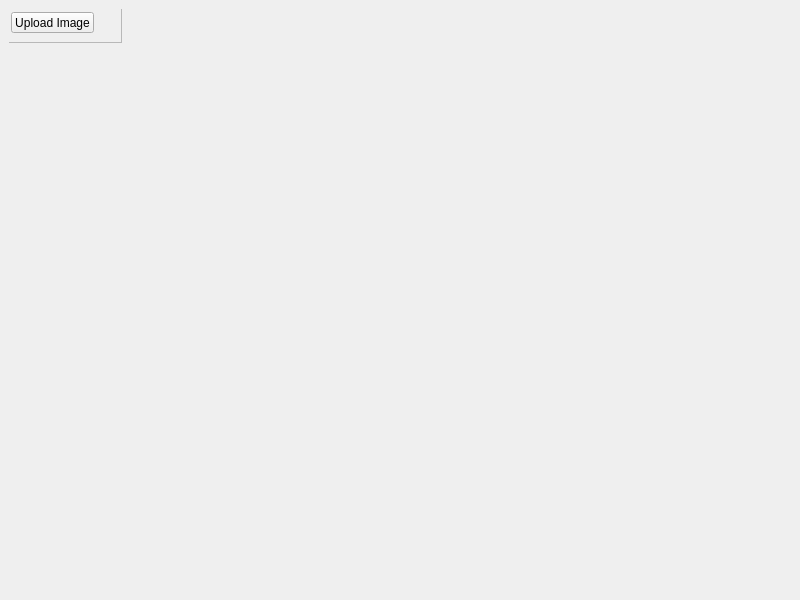
<?xml version="1.0" encoding="UTF-8"?>
<ui version="4.0">
 <class>MainWindow</class>
 <widget class="QMainWindow" name="MainWindow">
  <property name="geometry">
   <rect>
    <x>0</x>
    <y>0</y>
    <width>800</width>
    <height>600</height>
   </rect>
  </property>
  <property name="windowTitle">
   <string>MainWindow</string>
  </property>
  <widget class="QWidget" name="centralwidget">
   <layout class="QHBoxLayout" name="horizontalLayout">
    <item>
     <widget class="QWidget" name="leftMenuContainer" native="true">
      <widget class="QWidget" name="leftMenuSubContainer" native="true">
       <property name="geometry">
        <rect>
         <x>-8</x>
         <y>-7</y>
         <width>181</width>
         <height>571</height>
        </rect>
       </property>
       <widget class="QFrame" name="frame">
        <property name="geometry">
         <rect>
          <x>0</x>
          <y>0</y>
          <width>121</width>
          <height>41</height>
         </rect>
        </property>
        <property name="frameShape">
         <enum>QFrame::StyledPanel</enum>
        </property>
        <property name="frameShadow">
         <enum>QFrame::Raised</enum>
        </property>
        <layout class="QVBoxLayout" name="verticalLayout_3">
         <item>
          <widget class="QPushButton" name="uploadImageButton">
           <property name="sizePolicy">
            <sizepolicy hsizetype="Maximum" vsizetype="Fixed">
             <horstretch>0</horstretch>
             <verstretch>0</verstretch>
            </sizepolicy>
           </property>
           <property name="text">
            <string>Upload Image</string>
           </property>
           <property name="icon">
            <iconset theme="audio-input-microphone">
             <normaloff>.</normaloff>.</iconset>
           </property>
           <property name="iconSize">
            <size>
             <width>18</width>
             <height>18</height>
            </size>
           </property>
          </widget>
         </item>
        </layout>
       </widget>
      </widget>
      <widget class="QFrame" name="rightContainer">
       <property name="geometry">
        <rect>
         <x>510</x>
         <y>-20</y>
         <width>271</width>
         <height>571</height>
        </rect>
       </property>
       <property name="maximumSize">
        <size>
         <width>576</width>
         <height>576</height>
        </size>
       </property>
      </widget>
      <widget class="QWidget" name="middleContainer" native="true">
       <property name="geometry">
        <rect>
         <x>120</x>
         <y>-20</y>
         <width>401</width>
         <height>581</height>
        </rect>
       </property>
      </widget>
     </widget>
    </item>
   </layout>
  </widget>
 </widget>
 <resources/>
 <connections/>
</ui>
